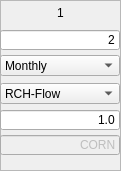
     <widget class="QFrame" name="frame_2">
      <property name="geometry">
       <rect>
        <x>155</x>
        <y>255</y>
        <width>121</width>
        <height>171</height>
       </rect>
      </property>
      <property name="frameShape">
       <enum>QFrame::StyledPanel</enum>
      </property>
      <property name="frameShadow">
       <enum>QFrame::Raised</enum>
      </property>
      <widget class="QLineEdit" name="txt_sub_1">
       <property name="geometry">
        <rect>
         <x>0</x>
         <y>30</y>
         <width>120</width>
         <height>20</height>
        </rect>
       </property>
       <property name="inputMethodHints">
        <set>Qt::ImhPreferNumbers</set>
       </property>
       <property name="text">
        <string>2</string>
       </property>
       <property name="alignment">
        <set>Qt::AlignRight|Qt::AlignTrailing|Qt::AlignVCenter</set>
       </property>
      </widget>
      <widget class="QLineEdit" name="txt_weight_1">
       <property name="geometry">
        <rect>
         <x>0</x>
         <y>110</y>
         <width>120</width>
         <height>20</height>
        </rect>
       </property>
       <property name="inputMethodHints">
        <set>Qt::ImhPreferNumbers</set>
       </property>
       <property name="text">
        <string>1.0</string>
       </property>
       <property name="alignment">
        <set>Qt::AlignRight|Qt::AlignTrailing|Qt::AlignVCenter</set>
       </property>
      </widget>
      <widget class="QComboBox" name="txt_apex_out_1">
       <property name="geometry">
        <rect>
         <x>0</x>
         <y>83</y>
         <width>120</width>
         <height>21</height>
        </rect>
       </property>
       <item>
        <property name="text">
         <string>RCH-Flow</string>
        </property>
       </item>
       <item>
        <property name="text">
         <string>RCH-Sediment</string>
        </property>
       </item>
       <item>
        <property name="text">
         <string>RCH-TN</string>
        </property>
       </item>
       <item>
        <property name="text">
         <string>RCH-TP</string>
        </property>
       </item>
       <item>
        <property name="text">
         <string>RCH-MineralN</string>
        </property>
       </item>
       <item>
        <property name="text">
         <string>RCH-OrganicN</string>
        </property>
       </item>
       <item>
        <property name="text">
         <string>RCH-MineralP</string>
        </property>
       </item>
       <item>
        <property name="text">
         <string>RCH-OrganicP</string>
        </property>
       </item>
       <item>
        <property name="text">
         <string>RCH-PEST</string>
        </property>
       </item>
       <item>
        <property name="text">
         <string>SUB-WaterYld</string>
        </property>
       </item>
       <item>
        <property name="text">
         <string>SUB-Runoff</string>
        </property>
       </item>
       <item>
        <property name="text">
         <string>SUB-QDr</string>
        </property>
       </item>
       <item>
        <property name="text">
         <string>SUB-ResQ</string>
        </property>
       </item>
       <item>
        <property name="text">
         <string>SUB-PET</string>
        </property>
       </item>
       <item>
        <property name="text">
         <string>SUB-ET</string>
        </property>
       </item>
       <item>
        <property name="text">
         <string>SUB-SW</string>
        </property>
       </item>
       <item>
        <property name="text">
         <string>SUB-SedYld</string>
        </property>
       </item>
       <item>
        <property name="text">
         <string>SUB-QN</string>
        </property>
       </item>
       <item>
        <property name="text">
         <string>SUB-QP</string>
        </property>
       </item>
       <item>
        <property name="text">
         <string>SUB-OrgN</string>
        </property>
       </item>
       <item>
        <property name="text">
         <string>SUB-OrgP</string>
        </property>
       </item>
       <item>
        <property name="text">
         <string>SUB-QDrN</string>
        </property>
       </item>
       <item>
        <property name="text">
         <string>SUB-QDrP</string>
        </property>
       </item>
       <item>
        <property name="text">
         <string>SUB-STMP</string>
        </property>
       </item>
       <item>
        <property name="text">
         <string>CRP-BIOM</string>
        </property>
       </item>
       <item>
        <property name="text">
         <string>CRP-STL</string>
        </property>
       </item>
       <item>
        <property name="text">
         <string>CRP-LAI</string>
        </property>
       </item>
       <item>
        <property name="text">
         <string>CRP-CHT</string>
        </property>
       </item>
       <item>
        <property name="text">
         <string>ACY-YLDG</string>
        </property>
       </item>
       <item>
        <property name="text">
         <string>ACY-OCPD</string>
        </property>
       </item>
       <item>
        <property name="text">
         <string>SED-HFLUX</string>
        </property>
       </item>
       <item>
        <property name="text">
         <string>SED-VFLUX</string>
        </property>
       </item>
      </widget>
      <widget class="QLabel" name="label_12">
       <property name="geometry">
        <rect>
         <x>50</x>
         <y>5</y>
         <width>21</width>
         <height>16</height>
        </rect>
       </property>
       <property name="cursor">
        <cursorShape>ArrowCursor</cursorShape>
       </property>
       <property name="text">
        <string>1</string>
       </property>
       <property name="alignment">
        <set>Qt::AlignCenter</set>
       </property>
      </widget>
      <widget class="QLineEdit" name="txt_crop_1">
       <property name="enabled">
        <bool>false</bool>
       </property>
       <property name="geometry">
        <rect>
         <x>0</x>
         <y>135</y>
         <width>120</width>
         <height>20</height>
        </rect>
       </property>
       <property name="inputMethodHints">
        <set>Qt::ImhPreferNumbers</set>
       </property>
       <property name="text">
        <string>CORN</string>
       </property>
       <property name="alignment">
        <set>Qt::AlignRight|Qt::AlignTrailing|Qt::AlignVCenter</set>
       </property>
      </widget>
      <widget class="QComboBox" name="txt_dt_1">
       <property name="geometry">
        <rect>
         <x>0</x>
         <y>55</y>
         <width>120</width>
         <height>21</height>
        </rect>
       </property>
       <item>
        <property name="text">
         <string>Monthly</string>
        </property>
       </item>
       <item>
        <property name="text">
         <string>Daily</string>
        </property>
       </item>
       <item>
        <property name="text">
         <string>Yearly</string>
        </property>
       </item>
       <item>
        <property name="text">
         <string>Annual Crop</string>
        </property>
       </item>
       <item>
        <property name="text">
         <string>Avg Crop</string>
        </property>
       </item>
      </widget>
     </widget>
